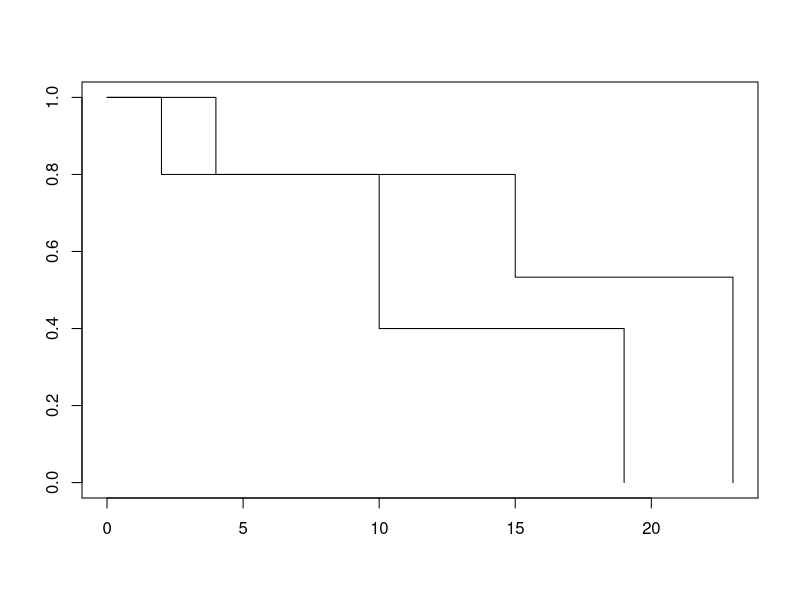

This figure's R source: (Note: this script raises an error after producing the figure.)
## ---- chunk 1
knitr::opts_chunk$set(echo = TRUE)
library(tidyverse)
library(survival)
library(KMsurv)
library(survminer)
## ---- chunk 2
# creating data frame...
surv_data = 
  tibble (
    time = c(4, 12, 15, 21, 23, 2, 6, 8, 10, 19),
    delta = c(1, 0, 1, 0, 1, 1, 0, 0, 1, 1), #0:censored, 1:event
    group = c(1, 1, 1, 1, 1, 2, 2, 2, 2, 2)
  )

#log rank test
survdiff(Surv(time,delta)~group, data=surv_data)

#plotting
plot(survfit(Surv(time,delta)~group, data = surv_data)) 
ggsurvplot( survfit(Surv(time, delta) ~ group, data = surv_data), conf.int=TRUE)
## ---- chunk 3
data("kidtran")
kidtran_data = kidtran %>% 
  mutate(
    gender = as.factor(gender),
    race = as.factor(race)
  )

# levels(kidtran_data$gender)  #1:Male, 2:Female
# levels(kidtran_data$race)    #1:white, 2: black

# Surv(kidtran_data$time, kidtran_data$delta,type='right')

#survfit(Surv(time, delta) ~ gender + race, data = kidtran_data)

ggsurvplot(survfit(Surv(time, delta) ~ gender + race, data = kidtran_data), conf.int=FALSE)

# male model
male_surv = survdiff(Surv(time, delta)~ gender + race, data = kidtran_data, subset = (gender == 1))
male_surv
#female model
female_surv = survdiff(Surv(time, delta)~ gender + race, data = kidtran_data, subset = (gender == 2))
female_surv

#male plot
ggsurvplot(survfit(Surv(time, delta) ~ race+gender, data = kidtran_data, subset = (gender == 1) ), conf.int=FALSE)
#female plot
ggsurvplot(survfit(Surv(time, delta) ~ race+gender, data = kidtran_data, subset = (gender == 2) ), conf.int=FALSE)
## ---- chunk 4
data("larynx")
larynx_data = larynx %>% 
  mutate(
    z1 = if_else(stage == 2, 1, 0),
    z2 = if_else(stage == 3, 1, 0),
    z3 = if_else(stage == 4, 1, 0),
    z4 = age,
    z1 = as.factor(z1),
    z2 = as.factor(z2),
    z3 = as.factor(z3),
  ) %>% 
  select(time, diagyr, delta, z1:z4)

ph_fir = coxph(Surv(time,delta)~z2+z3+z1*z4,data=larynx_data,ties='breslow')
ph_fir
